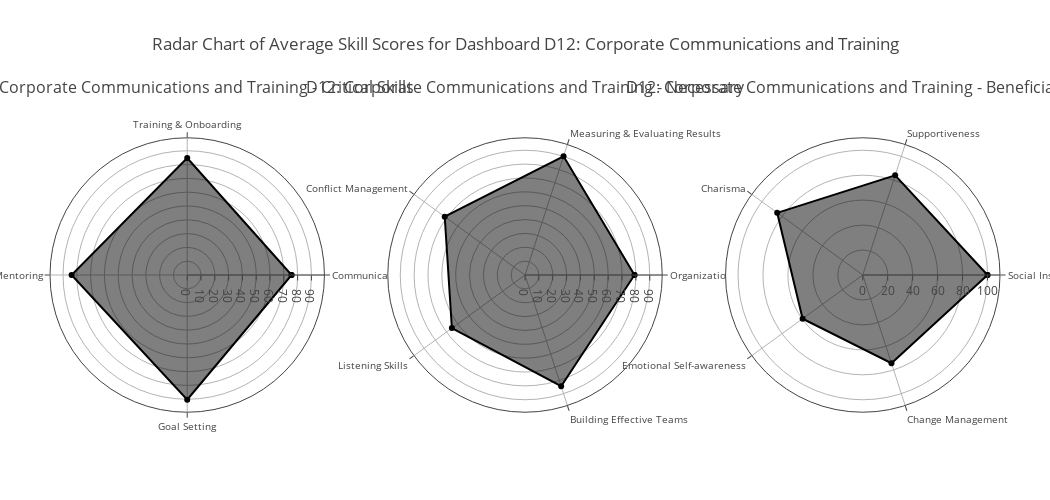

The cell this chart's notebook holds for it:
### Code cell
a

### Figure 1 — Plotly figure (JSON) as saved in the notebook; plotly's stock layout.template omitted (floating-point values rounded to 4 significant figures)
{"data": [{"fill": "toself", "mode": "markers+lines", "name": "Critical Skills", "r": [75.6, 84.8, 83.8, 90.4, 75.6], "subplot": "polar", "theta": ["Communication Skills", "Training & Onboarding", "Coaching & Mentoring", "Goal Setting", "Communication Skills"], "type": "scatterpolar"}, {"fill": "toself", "mode": "markers+lines", "name": "Necessary", "r": [79.0, 90.0, 71.6, 65.2, 84.4, 79.0], "subplot": "polar2", "theta": ["Organization Skills", "Measuring & Evaluating Results", "Conflict Management", "Listening Skills", "Building Effective Teams", "Organization Skills"], "type": "scatterpolar"}, {"fill": "toself", "mode": "markers+lines", "name": "Beneficial Skills", "r": [100.0, 84.0, 84.8, 59.6, 74.4, 100.0], "subplot": "polar3", "theta": ["Social Insight", "Supportiveness", "Charisma", "Emotional Self-awareness", "Change Management", "Social Insight"], "type": "scatterpolar"}], "layout": {"annotations": [{"font": {"size": 16}, "showarrow": false, "text": "D12: Corporate Communications and Training - Critical Skills", "x": 0.1444, "xanchor": "center", "xref": "paper", "y": 1, "yanchor": "bottom", "yref": "paper"}, {"font": {"size": 16}, "showarrow": false, "text": "D12: Corporate Communications and Training - Necessary", "x": 0.5, "xanchor": "center", "xref": "paper", "y": 1, "yanchor": "bottom", "yref": "paper"}, {"font": {"size": 16}, "showarrow": false, "text": "D12: Corporate Communications and Training - Beneficial Skills", "x": 0.8556, "xanchor": "center", "xref": "paper", "y": 1, "yanchor": "bottom", "yref": "paper"}], "height": 500, "margin": {"b": 50, "l": 50, "r": 50, "t": 100}, "polar": {"angularaxis": {"tickfont": {"size": 10}}, "domain": {"x": [0, 0.2889], "y": [0, 1]}, "radialaxis": {"range": [0, 99.44], "visible": true}}, "polar2": {"angularaxis": {"tickfont": {"size": 10}}, "domain": {"x": [0.3556, 0.6444], "y": [0, 1]}, "radialaxis": {"range": [0, 99.0], "visible": true}}, "polar3": {"angularaxis": {"tickfont": {"size": 10}}, "domain": {"x": [0.7111, 1], "y": [0, 1]}, "radialaxis": {"range": [0, 110.0], "visible": true}}, "showlegend": false, "title": {"text": "Radar Chart of Average Skill Scores for Dashboard D12: Corporate Communications and Training"}, "width": 1050}}
